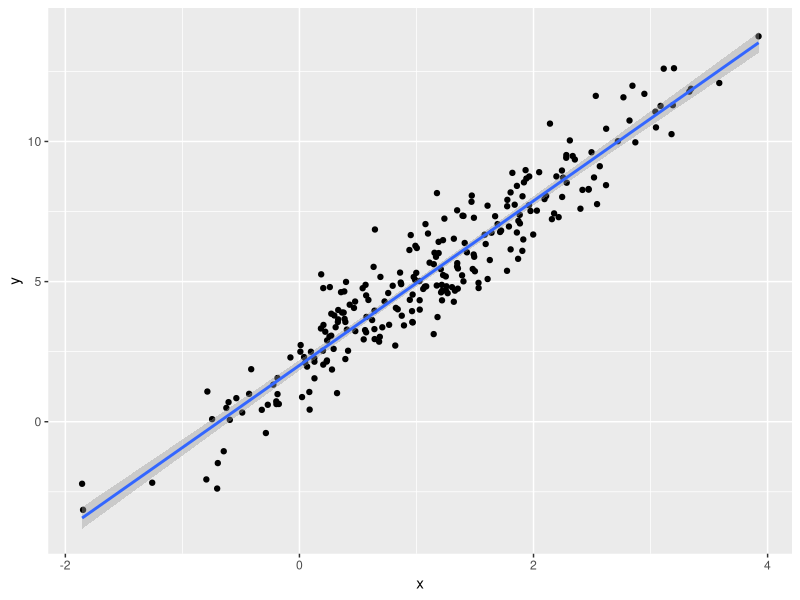
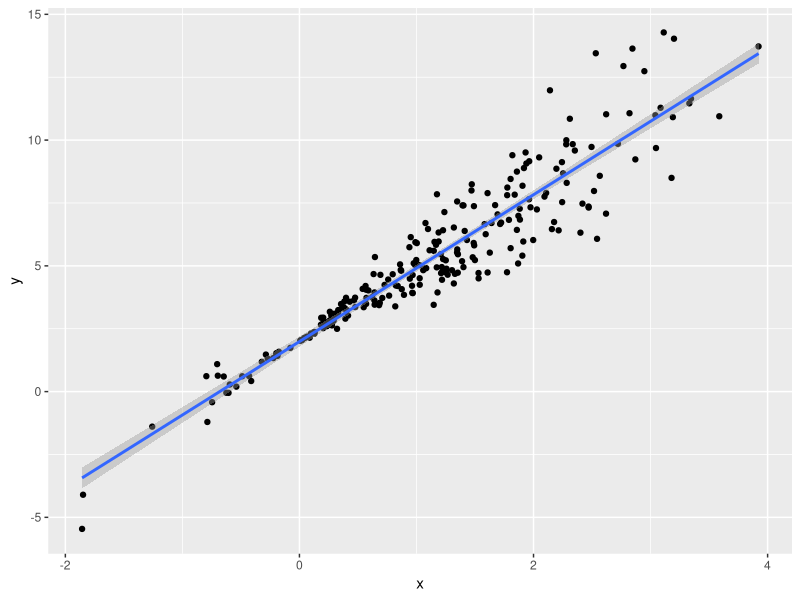
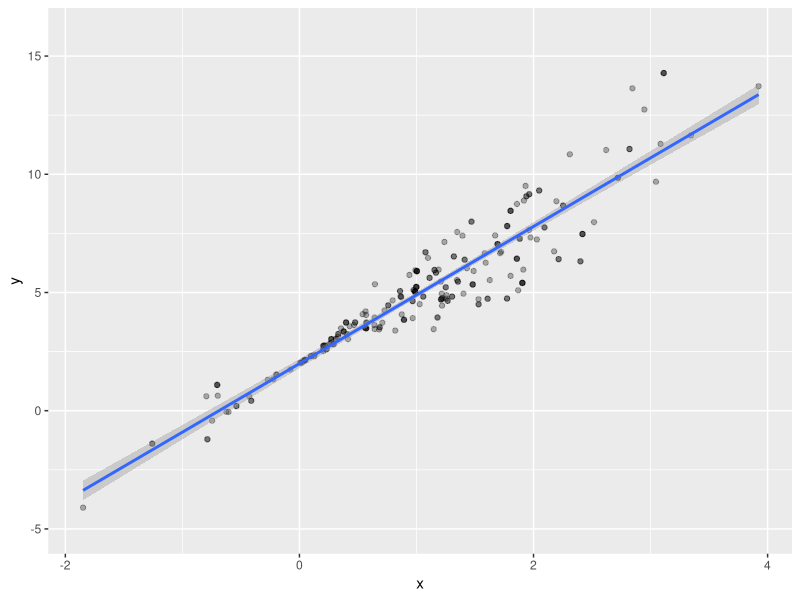

Reproduce these figures in R, in order.
## ---- chunk 1
library(tidyverse)
library(modelr)


## ---- chunk 2
n_samp = 250

sim_df_const = 
  tibble(
    x = rnorm(n_samp, 1, 1),
    error = rnorm(n_samp, 0, 1),
    y = 2 + 3 * x + error
  )

sim_df_nonconst = sim_df_const %>% 
  mutate(
  error = error * .75 * x,
  y = 2 + 3 * x + error
)

## ---- chunk 3

sim_df_const %>% 
  ggplot(aes(x =x, y = y))+
  geom_point()+
  geom_smooth(method = "lm")


sim_df_nonconst %>% 
  ggplot(aes(x =x, y = y))+
  geom_point()+
  geom_smooth(method = "lm")


# can fit a linear regression but the key assumptions is fundamentally wrong. Assumptions we make to inference don't match so we will try to solve with bootstrap. Issue comes from figuring out the uncertainty

## ---- chunk 4
lm(y~x, data = sim_df_const) %>%  broom::tidy()
lm(y~x, data = sim_df_nonconst) %>%  broom::tidy()

# from our plots we can see that there is alot of uncertainty because of fanning out. We can get estimates and stand deviation if we were to make assumptions but we want to solve the issue of uncertainty by bootstrapping. Issue is that we also don't trust the uncertainty of the estimates.

## ---- chunk 5
bootstrap_sample = function(df){   # write a function based on a df
  
  sample_frac(df, replace = TRUE) %>%  # we want the same size bc CI and variance are dependent on the sample size
  
  arrange(x)  # makes easier to look what is going on 
}


## ---- chunk 6
bootstrap_sample(sim_df_nonconst) %>% 
   ggplot(aes(x =x, y = y))+
  geom_point(alpha = .3)+
  geom_smooth(method = "lm")+
  ylim(-5,16)

# keep running and you'll get different regression lines, analysis is look at the plot but boostrap helps estimate the slope. 


## ---- chunk 7

bootstrap_sample(sim_df_nonconst) %>% 
   lm(y ~x, data = .) %>%
  broom::tidy()

# not a cohesive way of analysis
